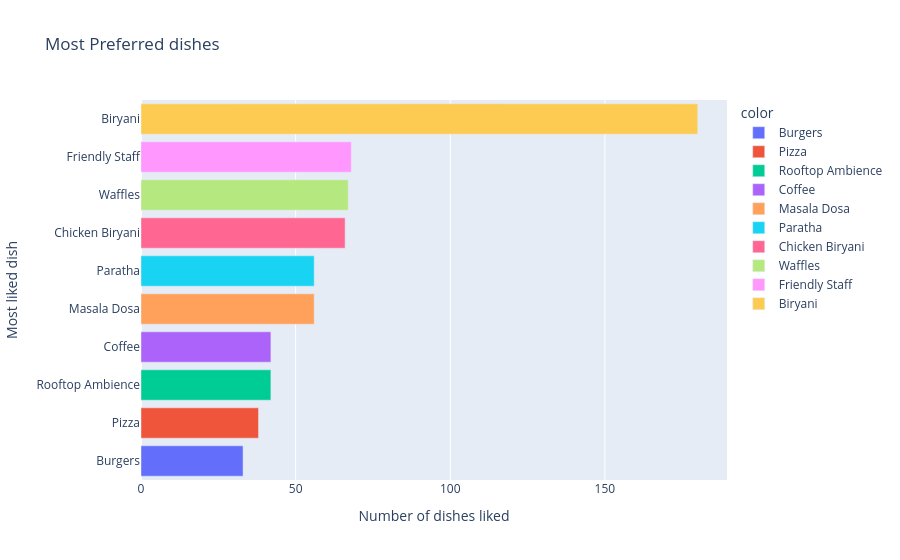

Here is the notebook cell this chart was saved with:
### Code cell
fig= px.bar(x=x, y=x.index, labels= {'x': 'Number of dishes liked','y': 'Most liked dish'},title='Most Preferred dishes',color=x.index)
fig.show()

### Figure 1 — Plotly figure (JSON) as saved in the notebook; plotly's stock layout.template omitted (floating-point values rounded to 4 significant figures)
{"data": [{"alignmentgroup": "True", "hovertemplate": "color=Burgers<br>Number of dishes liked=%{x}<br>Most liked dish=%{y}<extra></extra>", "legendgroup": "Burgers", "marker": {"color": "#636efa", "pattern": {"shape": ""}}, "name": "Burgers", "offsetgroup": "Burgers", "orientation": "h", "showlegend": true, "textposition": "auto", "type": "bar", "x": [33], "xaxis": "x", "y": ["Burgers"], "yaxis": "y"}, {"alignmentgroup": "True", "hovertemplate": "color=Pizza<br>Number of dishes liked=%{x}<br>Most liked dish=%{y}<extra></extra>", "legendgroup": "Pizza", "marker": {"color": "#EF553B", "pattern": {"shape": ""}}, "name": "Pizza", "offsetgroup": "Pizza", "orientation": "h", "showlegend": true, "textposition": "auto", "type": "bar", "x": [38], "xaxis": "x", "y": ["Pizza"], "yaxis": "y"}, {"alignmentgroup": "True", "hovertemplate": "color=Rooftop Ambience<br>Number of dishes liked=%{x}<br>Most liked dish=%{y}<extra></extra>", "legendgroup": "Rooftop Ambience", "marker": {"color": "#00cc96", "pattern": {"shape": ""}}, "name": "Rooftop Ambience", "offsetgroup": "Rooftop Ambience", "orientation": "h", "showlegend": true, "textposition": "auto", "type": "bar", "x": [42], "xaxis": "x", "y": ["Rooftop Ambience"], "yaxis": "y"}, {"alignmentgroup": "True", "hovertemplate": "color=Coffee<br>Number of dishes liked=%{x}<br>Most liked dish=%{y}<extra></extra>", "legendgroup": "Coffee", "marker": {"color": "#ab63fa", "pattern": {"shape": ""}}, "name": "Coffee", "offsetgroup": "Coffee", "orientation": "h", "showlegend": true, "textposition": "auto", "type": "bar", "x": [42], "xaxis": "x", "y": ["Coffee"], "yaxis": "y"}, {"alignmentgroup": "True", "hovertemplate": "color=Masala Dosa<br>Number of dishes liked=%{x}<br>Most liked dish=%{y}<extra></extra>", "legendgroup": "Masala Dosa", "marker": {"color": "#FFA15A", "pattern": {"shape": ""}}, "name": "Masala Dosa", "offsetgroup": "Masala Dosa", "orientation": "h", "showlegend": true, "textposition": "auto", "type": "bar", "x": [56], "xaxis": "x", "y": ["Masala Dosa"], "yaxis": "y"}, {"alignmentgroup": "True", "hovertemplate": "color=Paratha<br>Number of dishes liked=%{x}<br>Most liked dish=%{y}<extra></extra>", "legendgroup": "Paratha", "marker": {"color": "#19d3f3", "pattern": {"shape": ""}}, "name": "Paratha", "offsetgroup": "Paratha", "orientation": "h", "showlegend": true, "textposition": "auto", "type": "bar", "x": [56], "xaxis": "x", "y": ["Paratha"], "yaxis": "y"}, {"alignmentgroup": "True", "hovertemplate": "color=Chicken Biryani<br>Number of dishes liked=%{x}<br>Most liked dish=%{y}<extra></extra>", "legendgroup": "Chicken Biryani", "marker": {"color": "#FF6692", "pattern": {"shape": ""}}, "name": "Chicken Biryani", "offsetgroup": "Chicken Biryani", "orientation": "h", "showlegend": true, "textposition": "auto", "type": "bar", "x": [66], "xaxis": "x", "y": ["Chicken Biryani"], "yaxis": "y"}, {"alignmentgroup": "True", "hovertemplate": "color=Waffles<br>Number of dishes liked=%{x}<br>Most liked dish=%{y}<extra></extra>", "legendgroup": "Waffles", "marker": {"color": "#B6E880", "pattern": {"shape": ""}}, "name": "Waffles", "offsetgroup": "Waffles", "orientation": "h", "showlegend": true, "textposition": "auto", "type": "bar", "x": [67], "xaxis": "x", "y": ["Waffles"], "yaxis": "y"}, {"alignmentgroup": "True", "hovertemplate": "color=Friendly Staff<br>Number of dishes liked=%{x}<br>Most liked dish=%{y}<extra></extra>", "legendgroup": "Friendly Staff", "marker": {"color": "#FF97FF", "pattern": {"shape": ""}}, "name": "Friendly Staff", "offsetgroup": "Friendly Staff", "orientation": "h", "showlegend": true, "textposition": "auto", "type": "bar", "x": [68], "xaxis": "x", "y": ["Friendly Staff"], "yaxis": "y"}, {"alignmentgroup": "True", "hovertemplate": "color=Biryani<br>Number of dishes liked=%{x}<br>Most liked dish=%{y}<extra></extra>", "legendgroup": "Biryani", "marker": {"color": "#FECB52", "pattern": {"shape": ""}}, "name": "Biryani", "offsetgroup": "Biryani", "orientation": "h", "showlegend": true, "textposition": "auto", "type": "bar", "x": [180], "xaxis": "x", "y": ["Biryani"], "yaxis": "y"}], "layout": {"autosize": true, "barmode": "relative", "legend": {"title": {"text": "color"}, "tracegroupgap": 0}, "title": {"text": "Most Preferred dishes"}, "xaxis": {"anchor": "y", "autorange": true, "domain": [0, 1], "range": [0, 189.5], "title": {"text": "Number of dishes liked"}, "type": "linear"}, "yaxis": {"anchor": "x", "autorange": true, "domain": [0, 1], "range": [-0.5, 9.5], "title": {"text": "Most liked dish"}, "type": "category"}}}
